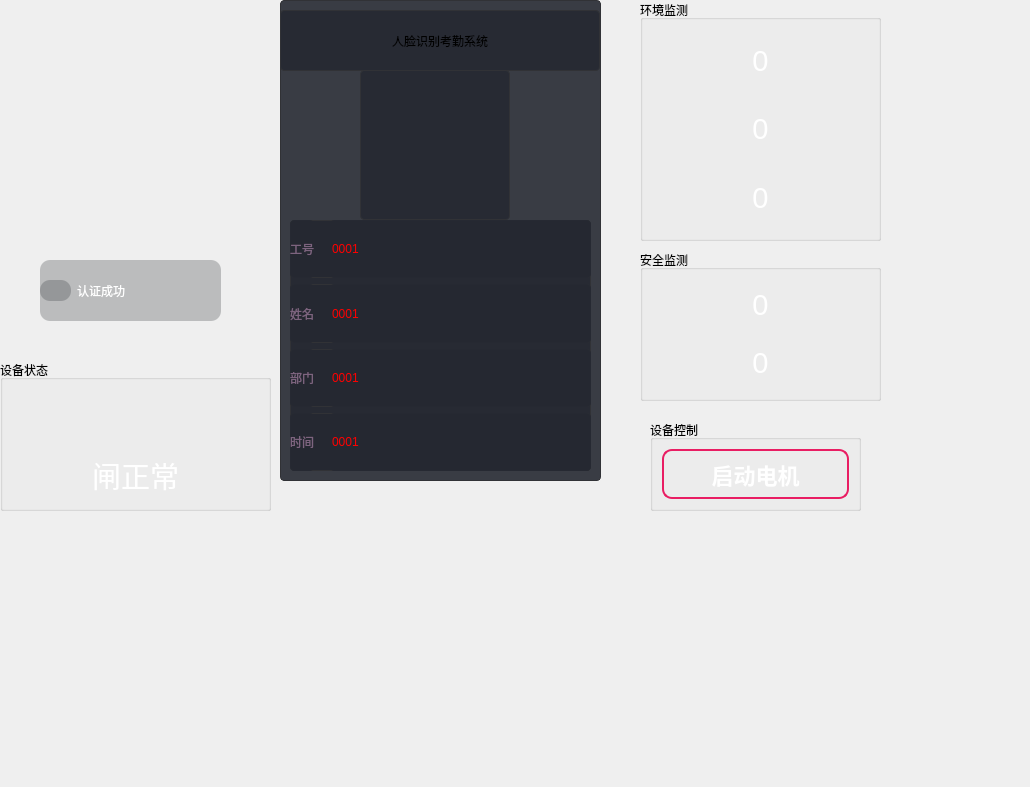
<?xml version="1.0" encoding="UTF-8"?>
<ui version="4.0">
 <class>Widget</class>
 <widget class="QWidget" name="Widget">
  <property name="geometry">
   <rect>
    <x>0</x>
    <y>0</y>
    <width>1030</width>
    <height>787</height>
   </rect>
  </property>
  <property name="windowTitle">
   <string>Widget</string>
  </property>
  <widget class="QGroupBox" name="environmentGroup">
   <property name="geometry">
    <rect>
     <x>640</x>
     <y>0</y>
     <width>241</width>
     <height>241</height>
    </rect>
   </property>
   <property name="title">
    <string>环境监测</string>
   </property>
   <layout class="QGridLayout" name="gridLayout">
    <item row="0" column="0">
     <widget class="QLabel" name="temperatureLabel">
      <property name="font">
       <font>
        <family>Ubuntu</family>
        <pointsize>22</pointsize>
       </font>
      </property>
      <property name="styleSheet">
       <string notr="true">QLabel {
    background-color: qlineargradient(
        x1:0, y1:0, x2:0, y2:1, 
        stop:0 #1E90FF, 
        stop:1 #87CEFA
    );
    color: white;
    border-radius: 10px;
    padding: 5px;
}</string>
      </property>
      <property name="text">
       <string>0</string>
      </property>
      <property name="alignment">
       <set>Qt::AlignCenter</set>
      </property>
     </widget>
    </item>
    <item row="1" column="0">
     <widget class="QLabel" name="humidityLabel">
      <property name="font">
       <font>
        <family>Ubuntu</family>
        <pointsize>22</pointsize>
       </font>
      </property>
      <property name="styleSheet">
       <string notr="true">QLabel {
    background-color: qlineargradient(
        x1:0, y1:0, x2:0, y2:1, 
        stop:0 #1E90FF, 
        stop:1 #87CEFA
    );
    color: white;
    border-radius: 10px;
    padding: 5px;
}</string>
      </property>
      <property name="text">
       <string>0</string>
      </property>
      <property name="alignment">
       <set>Qt::AlignCenter</set>
      </property>
     </widget>
    </item>
    <item row="2" column="0">
     <widget class="QLabel" name="lightLabel">
      <property name="font">
       <font>
        <family>Ubuntu</family>
        <pointsize>22</pointsize>
       </font>
      </property>
      <property name="styleSheet">
       <string notr="true">QLabel {
    background-color: qlineargradient(
        x1:0, y1:0, x2:0, y2:1, 
        stop:0 #1E90FF, 
        stop:1 #87CEFA
    );
    color: white;
    border-radius: 10px;
    padding: 5px;
}</string>
      </property>
      <property name="text">
       <string>0</string>
      </property>
      <property name="alignment">
       <set>Qt::AlignCenter</set>
      </property>
     </widget>
    </item>
   </layout>
  </widget>
  <widget class="QGroupBox" name="safetyGroup">
   <property name="geometry">
    <rect>
     <x>640</x>
     <y>250</y>
     <width>241</width>
     <height>151</height>
    </rect>
   </property>
   <property name="title">
    <string>安全监测</string>
   </property>
   <layout class="QGridLayout" name="gridLayout_2">
    <item row="1" column="0">
     <widget class="QLabel" name="distanceLabel">
      <property name="font">
       <font>
        <family>Ubuntu</family>
        <pointsize>22</pointsize>
       </font>
      </property>
      <property name="styleSheet">
       <string notr="true">QLabel {
    background-color: qlineargradient(
        x1:0, y1:0, x2:0, y2:1, 
        stop:0 #1E90FF, 
        stop:1 #87CEFA
    );
    color: white;
    border-radius: 10px;
    padding: 5px;
}</string>
      </property>
      <property name="text">
       <string>0</string>
      </property>
      <property name="alignment">
       <set>Qt::AlignCenter</set>
      </property>
     </widget>
    </item>
    <item row="0" column="0">
     <widget class="QLabel" name="attitudeLabel">
      <property name="font">
       <font>
        <family>Ubuntu</family>
        <pointsize>22</pointsize>
       </font>
      </property>
      <property name="styleSheet">
       <string notr="true">QLabel {
    background-color: qlineargradient(
        x1:0, y1:0, x2:0, y2:1, 
        stop:0 #1E90FF, 
        stop:1 #87CEFA
    );
    color: white;
    border-radius: 10px;
    padding: 5px;
}</string>
      </property>
      <property name="text">
       <string>0</string>
      </property>
      <property name="alignment">
       <set>Qt::AlignCenter</set>
      </property>
     </widget>
    </item>
   </layout>
  </widget>
  <widget class="QLabel" name="systemStatusLabel">
   <property name="geometry">
    <rect>
     <x>290</x>
     <y>490</y>
     <width>271</width>
     <height>51</height>
    </rect>
   </property>
   <property name="font">
    <font>
     <family>Ubuntu</family>
     <pointsize>22</pointsize>
    </font>
   </property>
   <property name="autoFillBackground">
    <bool>false</bool>
   </property>
   <property name="styleSheet">
    <string notr="true">QLabel {
    background-color: qlineargradient(
        x1:0, y1:0, x2:0, y2:1, 
        stop:0 #1E90FF, 
        stop:1 #87CEFA
    );
    color: white;
    border-radius: 10px;
    padding: 5px;
}</string>
   </property>
   <property name="text">
    <string/>
   </property>
   <property name="alignment">
    <set>Qt::AlignCenter</set>
   </property>
  </widget>
  <widget class="QGroupBox" name="controlGroup">
   <property name="geometry">
    <rect>
     <x>650</x>
     <y>420</y>
     <width>211</width>
     <height>91</height>
    </rect>
   </property>
   <property name="title">
    <string>设备控制</string>
   </property>
   <layout class="QGridLayout" name="gridLayout_3">
    <item row="1" column="0">
     <widget class="QPushButton" name="startConveyor">
      <property name="styleSheet">
       <string notr="true">QPushButton {
    background: qlineargradient(x1:0, y1:0, x2:0, y2:1,
                               stop:0 #f7b2bd, stop:1 #e91e63);
    border: 2px solid #e91e63;
    border-radius: 10px;
    color: white;
    font-size: 22px;
    font-weight: bold;
    padding: 8px 16px;
}

QPushButton:hover {
    background: qlineargradient(x1:0, y1:0, x2:0, y2:1,
                               stop:0 #f8c2cc, stop:1 #f06292);
    border: 2px solid #f06292;
}

QPushButton:pressed {
    background: qlineargradient(x1:0, y1:0, x2:0, y2:1,
                               stop:0 #e91e63, stop:1 #c2185b);
}</string>
      </property>
      <property name="text">
       <string>启动电机</string>
      </property>
     </widget>
    </item>
   </layout>
  </widget>
  <widget class="QGroupBox" name="statusGroup">
   <property name="geometry">
    <rect>
     <x>0</x>
     <y>360</y>
     <width>271</width>
     <height>151</height>
    </rect>
   </property>
   <property name="title">
    <string>设备状态</string>
   </property>
   <widget class="QLabel" name="conveyorStateLabel">
    <property name="geometry">
     <rect>
      <x>10</x>
      <y>40</y>
      <width>251</width>
      <height>41</height>
     </rect>
    </property>
    <property name="font">
     <font>
      <family>Ubuntu</family>
      <pointsize>22</pointsize>
     </font>
    </property>
    <property name="autoFillBackground">
     <bool>false</bool>
    </property>
    <property name="styleSheet">
     <string notr="true">QLabel {
    background-color: qlineargradient(
        x1:0, y1:0, x2:0, y2:1, 
        stop:0 #1E90FF, 
        stop:1 #87CEFA
    );
    color: white;
    border-radius: 10px;
    padding: 5px;
}</string>
    </property>
    <property name="text">
     <string/>
    </property>
    <property name="alignment">
     <set>Qt::AlignCenter</set>
    </property>
   </widget>
   <widget class="QLabel" name="gateStateLabel">
    <property name="geometry">
     <rect>
      <x>10</x>
      <y>90</y>
      <width>251</width>
      <height>51</height>
     </rect>
    </property>
    <property name="font">
     <font>
      <family>Ubuntu</family>
      <pointsize>22</pointsize>
     </font>
    </property>
    <property name="autoFillBackground">
     <bool>false</bool>
    </property>
    <property name="styleSheet">
     <string notr="true">QLabel {
    background-color: qlineargradient(
        x1:0, y1:0, x2:0, y2:1, 
        stop:0 #1E90FF, 
        stop:1 #87CEFA
    );
    color: white;
    border-radius: 10px;
    padding: 5px;
}</string>
    </property>
    <property name="text">
     <string>闸正常</string>
    </property>
    <property name="alignment">
     <set>Qt::AlignCenter</set>
    </property>
   </widget>
  </widget>
  <widget class="QLabel" name="videoLb">
   <property name="geometry">
    <rect>
     <x>10</x>
     <y>20</y>
     <width>271</width>
     <height>301</height>
    </rect>
   </property>
   <property name="text">
    <string/>
   </property>
  </widget>
  <widget class="QLabel" name="headpicLb">
   <property name="geometry">
    <rect>
     <x>40</x>
     <y>50</y>
     <width>181</width>
     <height>171</height>
    </rect>
   </property>
   <property name="styleSheet">
    <string notr="true">border-image: url(:/crc.png);</string>
   </property>
   <property name="text">
    <string/>
   </property>
  </widget>
  <widget class="QWidget" name="widget_3" native="true">
   <property name="geometry">
    <rect>
     <x>280</x>
     <y>0</y>
     <width>321</width>
     <height>481</height>
    </rect>
   </property>
   <property name="styleSheet">
    <string notr="true">QWidget{
	border:1px solid #313236;
	border-radius:4px;
	background-color: rgb(37, 40, 49,0.9);
}

QWidget#titleLb{
	
	font: 24pt &quot;微软雅黑&quot;;
	color: rgb(255, 0, 0);
}

QWidget#headLb{
	border-radius:75px;
}</string>
   </property>
   <widget class="QLabel" name="titleLb_6">
    <property name="geometry">
     <rect>
      <x>0</x>
      <y>10</y>
      <width>320</width>
      <height>61</height>
     </rect>
    </property>
    <property name="text">
     <string>人脸识别考勤系统</string>
    </property>
    <property name="alignment">
     <set>Qt::AlignCenter</set>
    </property>
   </widget>
   <widget class="QLabel" name="headLb_6">
    <property name="geometry">
     <rect>
      <x>80</x>
      <y>70</y>
      <width>150</width>
      <height>150</height>
     </rect>
    </property>
    <property name="text">
     <string/>
    </property>
   </widget>
   <widget class="QWidget" name="layoutWidget_6">
    <property name="geometry">
     <rect>
      <x>10</x>
      <y>220</y>
      <width>301</width>
      <height>251</height>
     </rect>
    </property>
    <layout class="QVBoxLayout" name="verticalLayout_6">
     <item>
      <widget class="QWidget" name="widget_24" native="true">
       <property name="styleSheet">
        <string notr="true">QWidget{
	border:1px solid #313236;
	border-radius:4px;
	background-color: rgb(37, 40, 49,0.9);
}

QLabel{
	border:none;
	color: rgb(125, 100, 127);
	
	font: 16pt &quot;微软雅黑&quot;;
}

QLineEdit{
	border:none;
	
	color: rgb(255, 0, 0);
	font: 16pt &quot;微软雅黑&quot;;
}</string>
       </property>
       <layout class="QHBoxLayout" name="horizontalLayout_23">
        <property name="leftMargin">
         <number>0</number>
        </property>
        <property name="topMargin">
         <number>0</number>
        </property>
        <property name="rightMargin">
         <number>0</number>
        </property>
        <property name="bottomMargin">
         <number>0</number>
        </property>
        <item>
         <widget class="QLabel" name="label_26">
          <property name="text">
           <string>工号</string>
          </property>
         </widget>
        </item>
        <item>
         <spacer name="horizontalSpacer_23">
          <property name="orientation">
           <enum>Qt::Horizontal</enum>
          </property>
          <property name="sizeType">
           <enum>QSizePolicy::Fixed</enum>
          </property>
          <property name="sizeHint" stdset="0">
           <size>
            <width>10</width>
            <height>20</height>
           </size>
          </property>
         </spacer>
        </item>
        <item>
         <widget class="QLineEdit" name="numberEdit_6">
          <property name="enabled">
           <bool>false</bool>
          </property>
          <property name="sizePolicy">
           <sizepolicy hsizetype="Expanding" vsizetype="Expanding">
            <horstretch>0</horstretch>
            <verstretch>0</verstretch>
           </sizepolicy>
          </property>
          <property name="text">
           <string>0001</string>
          </property>
         </widget>
        </item>
       </layout>
      </widget>
     </item>
     <item>
      <widget class="QWidget" name="widget_25" native="true">
       <property name="styleSheet">
        <string notr="true">QWidget{
	border:1px solid #313236;
	border-radius:4px;
	background-color: rgb(37, 40, 49,0.9);
}

QLabel{
	border:none;
	color: rgb(125, 100, 127);
	
	font: 16pt &quot;微软雅黑&quot;;
}

QLineEdit{
	border:none;
	
	color: rgb(255, 0, 0);
	font: 16pt &quot;微软雅黑&quot;;
}</string>
       </property>
       <layout class="QHBoxLayout" name="horizontalLayout_24">
        <property name="leftMargin">
         <number>0</number>
        </property>
        <property name="topMargin">
         <number>0</number>
        </property>
        <property name="rightMargin">
         <number>0</number>
        </property>
        <property name="bottomMargin">
         <number>0</number>
        </property>
        <item>
         <widget class="QLabel" name="label_27">
          <property name="text">
           <string>姓名</string>
          </property>
         </widget>
        </item>
        <item>
         <spacer name="horizontalSpacer_24">
          <property name="orientation">
           <enum>Qt::Horizontal</enum>
          </property>
          <property name="sizeType">
           <enum>QSizePolicy::Fixed</enum>
          </property>
          <property name="sizeHint" stdset="0">
           <size>
            <width>10</width>
            <height>20</height>
           </size>
          </property>
         </spacer>
        </item>
        <item>
         <widget class="QLineEdit" name="nameEdit_6">
          <property name="enabled">
           <bool>false</bool>
          </property>
          <property name="sizePolicy">
           <sizepolicy hsizetype="Expanding" vsizetype="Expanding">
            <horstretch>0</horstretch>
            <verstretch>0</verstretch>
           </sizepolicy>
          </property>
          <property name="text">
           <string>0001</string>
          </property>
         </widget>
        </item>
       </layout>
      </widget>
     </item>
     <item>
      <widget class="QWidget" name="widget_26" native="true">
       <property name="styleSheet">
        <string notr="true">QWidget{
	border:1px solid #313236;
	border-radius:4px;
	background-color: rgb(37, 40, 49,0.9);
}

QLabel{
	border:none;
	color: rgb(125, 100, 127);
	
	font: 16pt &quot;微软雅黑&quot;;
}

QLineEdit{
	border:none;
	
	color: rgb(255, 0, 0);
	font: 16pt &quot;微软雅黑&quot;;
}</string>
       </property>
       <layout class="QHBoxLayout" name="horizontalLayout_25">
        <property name="leftMargin">
         <number>0</number>
        </property>
        <property name="topMargin">
         <number>0</number>
        </property>
        <property name="rightMargin">
         <number>0</number>
        </property>
        <property name="bottomMargin">
         <number>0</number>
        </property>
        <item>
         <widget class="QLabel" name="label_28">
          <property name="text">
           <string>部门</string>
          </property>
         </widget>
        </item>
        <item>
         <spacer name="horizontalSpacer_25">
          <property name="orientation">
           <enum>Qt::Horizontal</enum>
          </property>
          <property name="sizeType">
           <enum>QSizePolicy::Fixed</enum>
          </property>
          <property name="sizeHint" stdset="0">
           <size>
            <width>10</width>
            <height>20</height>
           </size>
          </property>
         </spacer>
        </item>
        <item>
         <widget class="QLineEdit" name="departmentEdit_6">
          <property name="enabled">
           <bool>false</bool>
          </property>
          <property name="sizePolicy">
           <sizepolicy hsizetype="Expanding" vsizetype="Expanding">
            <horstretch>0</horstretch>
            <verstretch>0</verstretch>
           </sizepolicy>
          </property>
          <property name="text">
           <string>0001</string>
          </property>
         </widget>
        </item>
       </layout>
      </widget>
     </item>
     <item>
      <widget class="QWidget" name="widget_27" native="true">
       <property name="styleSheet">
        <string notr="true">QWidget{
	border:1px solid #313236;
	border-radius:4px;
	background-color: rgb(37, 40, 49,0.9);
}

QLabel{
	border:none;
	color: rgb(125, 100, 127);
	
	font: 16pt &quot;微软雅黑&quot;;
}

QLineEdit{
	border:none;
	
	color: rgb(255, 0, 0);
	font: 16pt &quot;微软雅黑&quot;;
}</string>
       </property>
       <layout class="QHBoxLayout" name="horizontalLayout_26">
        <property name="leftMargin">
         <number>0</number>
        </property>
        <property name="topMargin">
         <number>0</number>
        </property>
        <property name="rightMargin">
         <number>0</number>
        </property>
        <property name="bottomMargin">
         <number>0</number>
        </property>
        <item>
         <widget class="QLabel" name="label_29">
          <property name="text">
           <string>时间</string>
          </property>
         </widget>
        </item>
        <item>
         <spacer name="horizontalSpacer_26">
          <property name="orientation">
           <enum>Qt::Horizontal</enum>
          </property>
          <property name="sizeType">
           <enum>QSizePolicy::Fixed</enum>
          </property>
          <property name="sizeHint" stdset="0">
           <size>
            <width>10</width>
            <height>20</height>
           </size>
          </property>
         </spacer>
        </item>
        <item>
         <widget class="QLineEdit" name="timeEdit_6">
          <property name="enabled">
           <bool>false</bool>
          </property>
          <property name="sizePolicy">
           <sizepolicy hsizetype="Expanding" vsizetype="Expanding">
            <horstretch>0</horstretch>
            <verstretch>0</verstretch>
           </sizepolicy>
          </property>
          <property name="text">
           <string>0001</string>
          </property>
         </widget>
        </item>
       </layout>
      </widget>
     </item>
    </layout>
   </widget>
  </widget>
  <widget class="QWidget" name="widgetLb" native="true">
   <property name="geometry">
    <rect>
     <x>40</x>
     <y>260</y>
     <width>181</width>
     <height>61</height>
    </rect>
   </property>
   <property name="styleSheet">
    <string notr="true">border-radius:10px;
background-color: rgba(49, 50, 54,69);</string>
   </property>
   <layout class="QHBoxLayout" name="horizontalLayout_2">
    <item>
     <widget class="QLabel" name="label_3">
      <property name="minimumSize">
       <size>
        <width>31</width>
        <height>21</height>
       </size>
      </property>
      <property name="maximumSize">
       <size>
        <width>31</width>
        <height>21</height>
       </size>
      </property>
      <property name="styleSheet">
       <string notr="true">border-image: url(:/yes.png);</string>
      </property>
      <property name="text">
       <string/>
      </property>
     </widget>
    </item>
    <item>
     <widget class="QLabel" name="label_4">
      <property name="styleSheet">
       <string notr="true">font: 25 24pt &quot;微软雅黑 Light&quot;;
border:none;
background-color: rgba(49, 50, 54,0);
color: rgb(255, 255, 255);</string>
      </property>
      <property name="text">
       <string>认证成功</string>
      </property>
     </widget>
    </item>
   </layout>
  </widget>
 </widget>
 <resources/>
 <connections/>
</ui>
